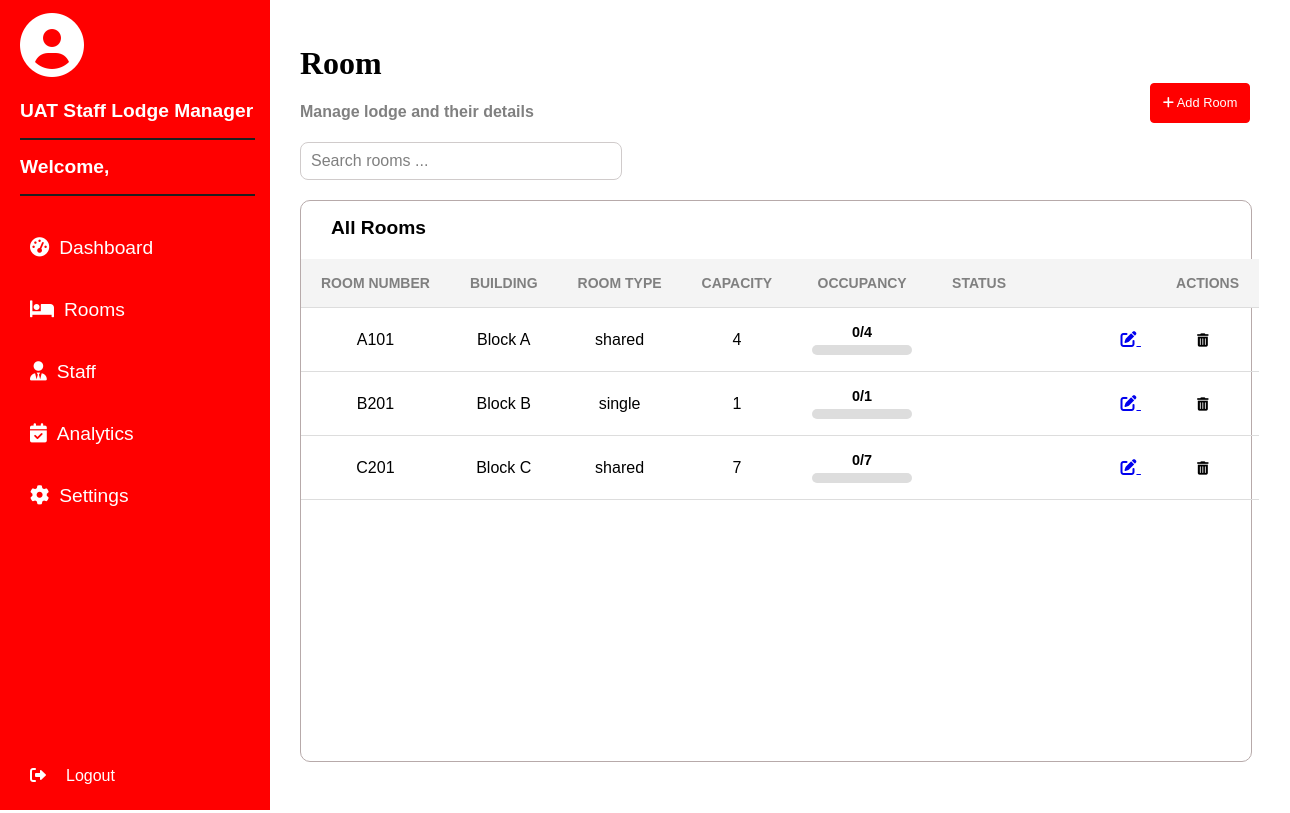
Page /admin-room/ on the earlier database version.
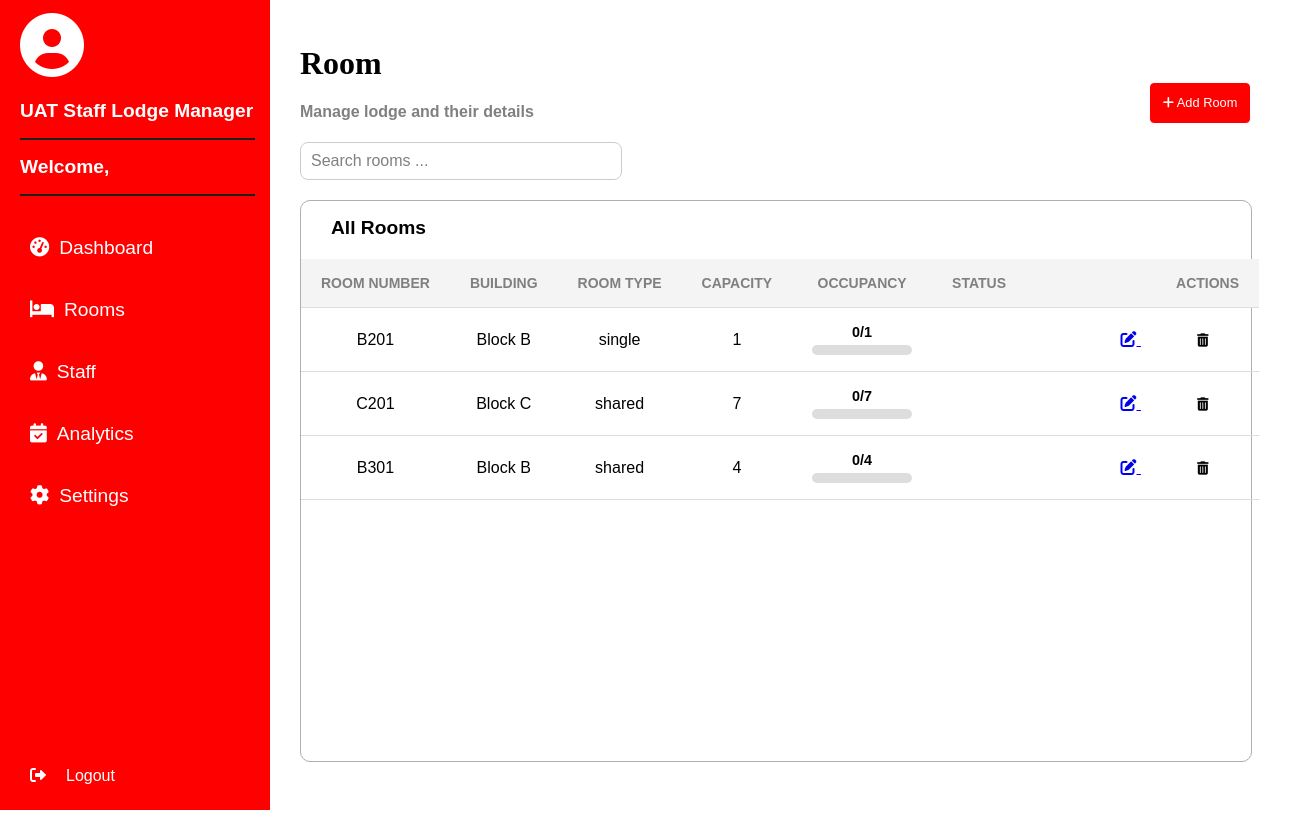
Same page on the later database version.
### home/models.py (models this page shows, shortened)
class Room(models.Model):
    ROOM_TYPES = [
        ('Single', 'Single'),
        ('Shared', 'Shared'),
    ]
    building = models.CharField(max_length=50)  # Manually entered building block
    room_number = models.CharField(max_length=10, unique=True)  # Manually entered room number
    room_type = models.CharField(max_length=10, choices=ROOM_TYPES)
    capacity = models.IntegerField()
    occupied = models.IntegerField(default=0)  # Tracks current number of students in the room

### home/views.py (the view)
# urls.py: path('admin-room/', views.rooms, name="admin-room"),
def rooms(request):
    room = Room.objects.all()
    return render(request, 'admin-rooms.html', {'rooms': room})

### home/templates/admin-rooms.html (shortened to what the changed rows need)
{% load static %}
<!DOCTYPE html>
<html lang="en">
  <head>
    <link rel="stylesheet" href="{% static 'css/admin-room.css' %}" />
    <link
      rel="stylesheet"
      href="https://cdnjs.cloudflare.com/ajax/libs/font-awesome/6.0.0/css/all.min.css"
    />
  </head>
  <body>
    <div class="dashboard-container">
      <div class="sidebar">
        <div class="sidebar-header">
          <h2>UAT Staff Lodge Manager</h2>
          <h2>Welcome, {{ user.username }}</h2>
        </div>
      </div>
      <div class="main-content">
        <div class="title-header">
          <div class="title-text">
            <h1>Room</h1>
          </div>
        </div>
        <div class="table-container">
          <h2>All Rooms</h2>
          <table>
            <thead>
              <tr>
                <th>Room Number</th>
                <th>Building</th>
                <th>Room Type</th>
                <th>Capacity</th>
                <th>Occupancy</th>
                <th>Status</th>
                <th class="actions">Actions</th>
              </tr>
            </thead>
            <tbody>
              {% for room in rooms %}
              <tr>
                <td>{{ room.room_number }}</td>
                <td>{{ room.building }}</td>
                <td>{{ room.room_type }}</td>
                <td>{{ room.capacity }}</td>
                <td>
                  <div class="occupancy-container">
                    <span class="occupancy-text"
                      >{{ room.occupied }}/{{ room.capacity }}</span
                    >
                    <div class="occupancy-bar">
                    </div>
                  </div>
                </td>
                <td>{{ room.status }}</td>
                <td>
                  <a href="{% url 'edit-room' room.room_number %}">
                    <i class="fas fa-edit"></i>
                  </a>
                  <form
                    action="{% url 'delete-room' room.room_number %}"
                    method="POST"
                    style="display: inline"
                  >
                    <button
                      type="submit"
                      onclick="return confirm('Are you sure you want to delete this room?');"
                      style="
                        border: none;
                        background: none;
                        cursor: pointer;
                        margin-left: 50px;
                      "
                    >
                      <i class="fas fa-trash-alt"></i>
                    </button>
                  </form>
                </td>
              </tr>
              {% endfor %}
            </tbody>
          </table>
        </div>
      </div>
    </div>
  </body>
</html>

Differences in the rows shown:
removed Room: room_number "A101", building "Block A", room_type "shared", capacity "4", occupied "0"
added Room: room_number "B301", building "Block B", room_type "shared", capacity "4", occupied "0"
